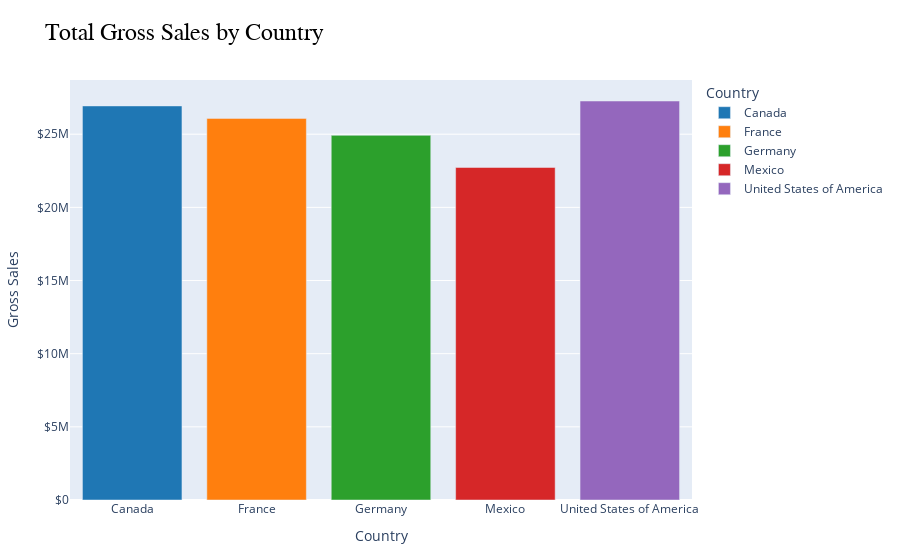

Notebook code cell kept with this figure:
### Code cell
# Grouping by Country and sum Gross_Sales
df_gross_sales_country = df.groupby('Country')['Gross_Sales'].sum().reset_index()

# Defining a color for each country
bar_colors = ['#1f77b4', '#ff7f0e', '#2ca02c', '#d62728', '#9467bd']

# Plot using Plotly
fig = px.bar(
    df_gross_sales_country,
    x='Country',
    y='Gross_Sales',
    title='Total Gross Sales by Country',
    labels={'Gross_Sales': 'Gross Sales'},
    color='Country',  # Use Country for color mapping
    color_discrete_sequence=bar_colors
)
fig.update_traces(textposition='outside')
fig.update_layout(
    yaxis_tickprefix='$',
    yaxis_separatethousands=True,
    title_font_size=24,
    title_font_family='Arial',
    title_font_color='black',
    title_font=dict(size=24, family='Arial', color='black'),
    margin=dict(l=60, r=60, t=80, b=60)  # Add padding
)
fig.show()

### Figure 1 — Plotly figure (JSON) as saved in the notebook; plotly's stock layout.template omitted (floating-point values rounded to 4 significant figures)
{"data": [{"hovertemplate": "Country=%{x}<br>Gross Sales=%{y}<extra></extra>", "legendgroup": "Canada", "marker": {"color": "#1f77b4", "pattern": {"shape": ""}}, "name": "Canada", "orientation": "v", "showlegend": true, "textposition": "outside", "type": "bar", "x": ["Canada"], "xaxis": "x", "y": [26930000.0], "yaxis": "y"}, {"hovertemplate": "Country=%{x}<br>Gross Sales=%{y}<extra></extra>", "legendgroup": "France", "marker": {"color": "#ff7f0e", "pattern": {"shape": ""}}, "name": "France", "orientation": "v", "showlegend": true, "textposition": "outside", "type": "bar", "x": ["France"], "xaxis": "x", "y": [26080000.0], "yaxis": "y"}, {"hovertemplate": "Country=%{x}<br>Gross Sales=%{y}<extra></extra>", "legendgroup": "Germany", "marker": {"color": "#2ca02c", "pattern": {"shape": ""}}, "name": "Germany", "orientation": "v", "showlegend": true, "textposition": "outside", "type": "bar", "x": ["Germany"], "xaxis": "x", "y": [24920000.0], "yaxis": "y"}, {"hovertemplate": "Country=%{x}<br>Gross Sales=%{y}<extra></extra>", "legendgroup": "Mexico", "marker": {"color": "#d62728", "pattern": {"shape": ""}}, "name": "Mexico", "orientation": "v", "showlegend": true, "textposition": "outside", "type": "bar", "x": ["Mexico"], "xaxis": "x", "y": [22730000.0], "yaxis": "y"}, {"hovertemplate": "Country=%{x}<br>Gross Sales=%{y}<extra></extra>", "legendgroup": "United States of America", "marker": {"color": "#9467bd", "pattern": {"shape": ""}}, "name": "United States of America", "orientation": "v", "showlegend": true, "textposition": "outside", "type": "bar", "x": ["United States of America"], "xaxis": "x", "y": [27270000.0], "yaxis": "y"}], "layout": {"barmode": "relative", "legend": {"title": {"text": "Country"}, "tracegroupgap": 0}, "margin": {"b": 60, "l": 60, "r": 60, "t": 80}, "title": {"font": {"color": "black", "family": "Arial", "size": 24}, "text": "Total Gross Sales by Country"}, "xaxis": {"anchor": "y", "categoryarray": ["Canada", "France", "Germany", "Mexico", "United States of America"], "categoryorder": "array", "domain": [0, 1], "title": {"text": "Country"}}, "yaxis": {"anchor": "x", "domain": [0, 1], "separatethousands": true, "tickprefix": "$", "title": {"text": "Gross Sales"}}}}
